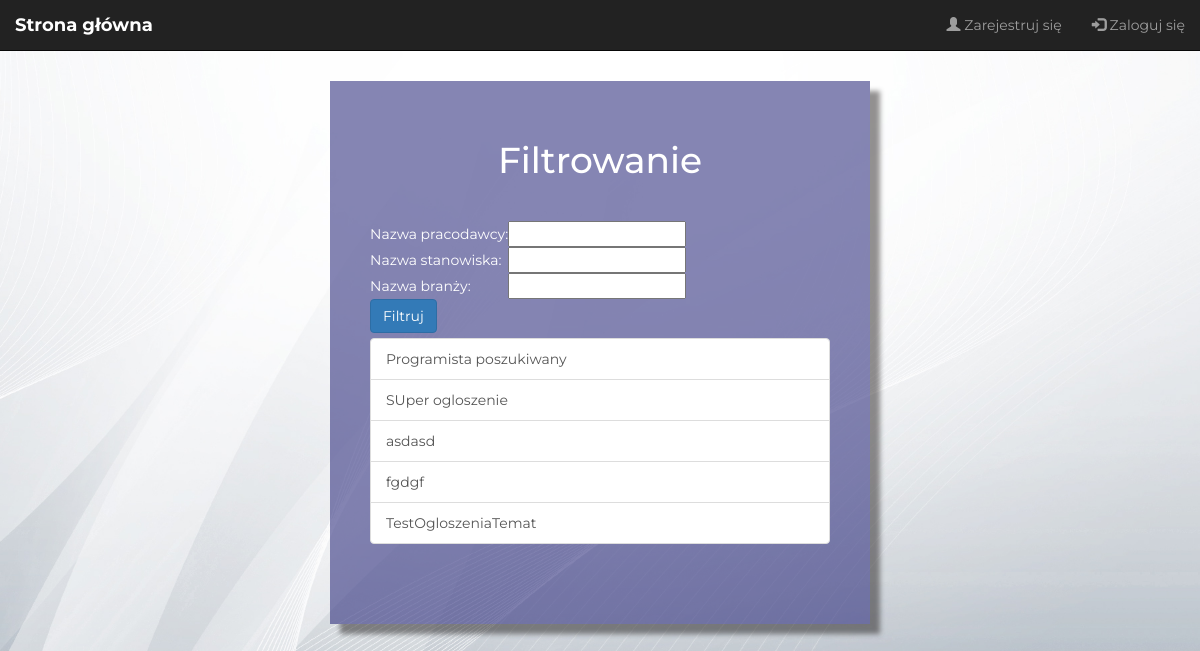
The page /search/ on the database as committed earlier.
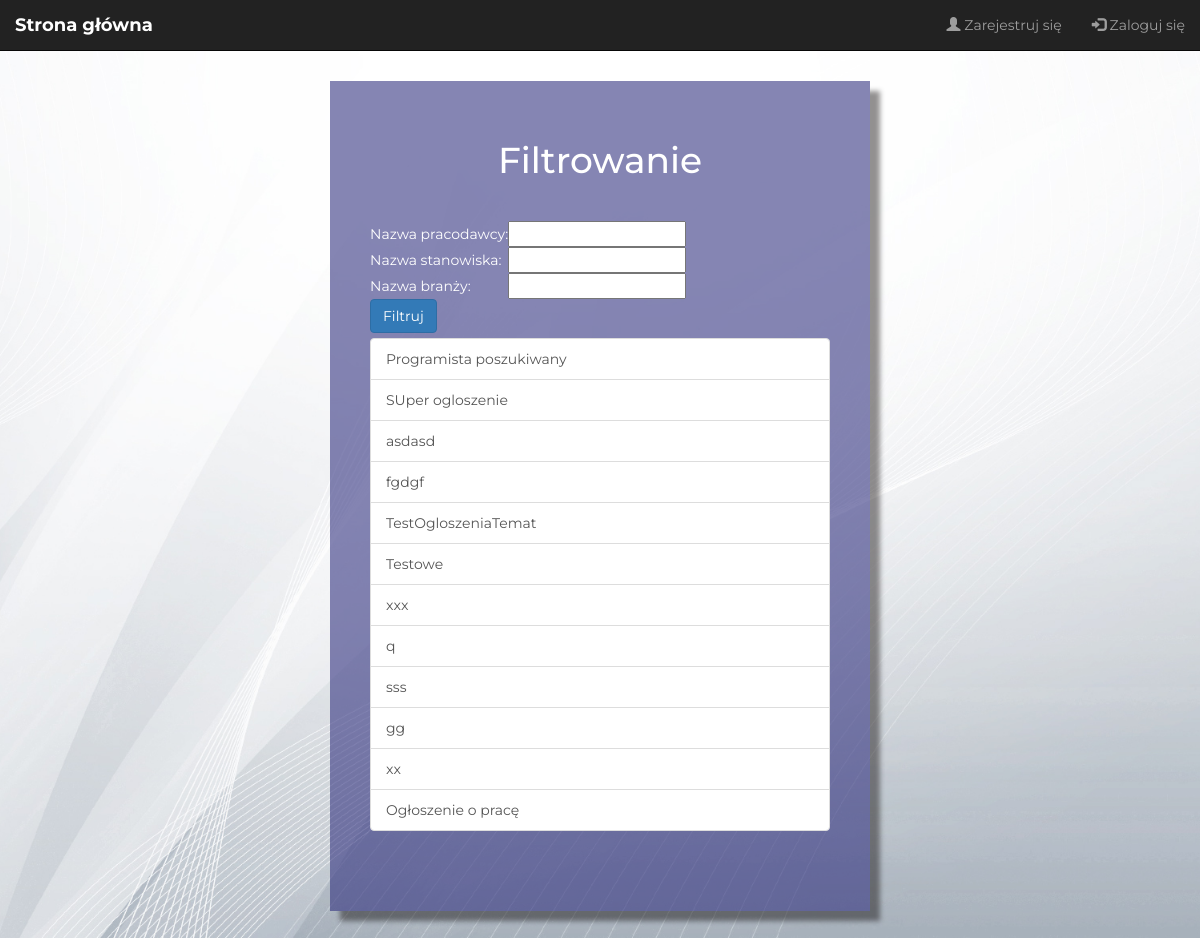
The same page on the database as committed later.
### jobad/models.py (models this page shows, shortened)
class Advertisement(models.Model):
    employer = models.ForeignKey(Employer, on_delete=models.CASCADE)
    name = models.CharField(max_length=255)
    job_title = models.CharField(max_length=255)
    description = models.CharField(max_length=512)

### jobad/views.py (the view)
# urls.py: path('search/', views.search, name='search'),
def search(request):
    query = AdFilter(request.GET, queryset=Advertisement.objects.all())
    return render(request, 'jobad/filter.html', {'ads': query})

### templates/jobad/filter.html
{% extends 'jobad/base.html' %}
{% block filter %}
    <div id="container">
    <div id="row">
    <div id="col-md">
    <form method="get">
        <div class="container-medium">
                <h1>Filtrowanie</h1>
    <table style="margin-top: -30px">
    <tr><td>Nazwa pracodawcy:</td> <td class = "field_box_textarea">{{ ads.form.employer__company_name }}</td><br></tr>
    <tr><td>Nazwa stanowiska:</td><td class = "field_box_textarea">{{ ads.form.job_title }}</td><br></tr>
    <tr><td>Nazwa branży:</td> <td class = "field_box_textarea">{{ ads.form.employer__branch }}</td><br></tr>
    </table>
        <button type="submit" class="btn btn-primary" style="margin-bottom: 5px">Filtruj</button>
    </form>
    <div class="list-group">
        {% for ad in ads.qs %}
         <a href="{% url 'jobad:viewad' ad.id %} " class="list-group-item">{{ ad.name }}</a>
        {% endfor %}
    </div>
    </div>
    </div>
    </div>
    </div>
{% endblock %}

Rows that differ between the two databases and show on the page:
added Advertisement: name "Testowe"
added Advertisement: name "xxx"
added Advertisement: name "q"
added Advertisement: name "sss"
added Advertisement: name "gg"
added Advertisement: name "xx"
added Advertisement: name "Ogłoszenie o pracę"
